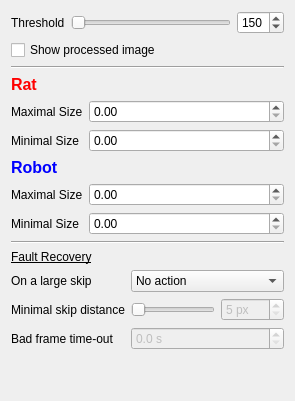
        <widget class="QWidget" name="page">
         <layout class="QVBoxLayout" name="verticalLayout_3">
          <item>
           <layout class="QHBoxLayout" name="horizontalLayout_2">
            <item>
             <widget class="QLabel" name="label_9">
              <property name="text">
               <string>Threshold</string>
              </property>
             </widget>
            </item>
            <item>
             <layout class="QHBoxLayout" name="horizontalLayout_11">
              <item>
               <widget class="QSlider" name="thresholdSlider">
                <property name="minimum">
                 <number>0</number>
                </property>
                <property name="maximum">
                 <number>255</number>
                </property>
                <property name="orientation">
                 <enum>Qt::Horizontal</enum>
                </property>
                <property name="invertedAppearance">
                 <bool>false</bool>
                </property>
                <property name="invertedControls">
                 <bool>false</bool>
                </property>
                <property name="tickPosition">
                 <enum>QSlider::NoTicks</enum>
                </property>
               </widget>
              </item>
              <item>
               <widget class="QSpinBox" name="thresholdSpin">
                <property name="suffix">
                 <string/>
                </property>
                <property name="minimum">
                 <number>0</number>
                </property>
                <property name="maximum">
                 <number>255</number>
                </property>
                <property name="value">
                 <number>150</number>
                </property>
               </widget>
              </item>
             </layout>
            </item>
           </layout>
          </item>
          <item>
           <widget class="QCheckBox" name="thresholdEnableBox">
            <property name="text">
             <string>Show processed image</string>
            </property>
           </widget>
          </item>
          <item>
           <widget class="Line" name="line_2">
            <property name="orientation">
             <enum>Qt::Horizontal</enum>
            </property>
           </widget>
          </item>
          <item>
           <layout class="QFormLayout" name="formLayout_3">
            <property name="fieldGrowthPolicy">
             <enum>QFormLayout::AllNonFixedFieldsGrow</enum>
            </property>
            <item row="0" column="0">
             <widget class="QLabel" name="label_2">
              <property name="text">
               <string>&lt;html&gt;&lt;head/&gt;&lt;body&gt;&lt;p&gt;&lt;span style=&quot; font-size:12pt; font-weight:600; color:#ff0000;&quot;&gt;Rat&lt;/span&gt;&lt;/p&gt;&lt;/body&gt;&lt;/html&gt;</string>
              </property>
             </widget>
            </item>
            <item row="1" column="0">
             <widget class="QLabel" name="label_3">
              <property name="text">
               <string>Maximal Size</string>
              </property>
             </widget>
            </item>
            <item row="2" column="0">
             <widget class="QLabel" name="label_4">
              <property name="text">
               <string>Minimal Size</string>
              </property>
             </widget>
            </item>
            <item row="1" column="1">
             <widget class="QDoubleSpinBox" name="ratMaxSize">
              <property name="maximum">
               <double>999.990000000000009</double>
              </property>
              <property name="singleStep">
               <double>0.100000000000000</double>
              </property>
             </widget>
            </item>
            <item row="2" column="1">
             <widget class="QDoubleSpinBox" name="ratMinSize">
              <property name="maximum">
               <double>999.990000000000009</double>
              </property>
              <property name="singleStep">
               <double>0.100000000000000</double>
              </property>
             </widget>
            </item>
           </layout>
          </item>
          <item>
           <layout class="QFormLayout" name="formLayout_4">
            <item row="0" column="0">
             <widget class="QLabel" name="label_5">
              <property name="text">
               <string>&lt;html&gt;&lt;head/&gt;&lt;body&gt;&lt;p&gt;&lt;span style=&quot; font-size:12pt; font-weight:600; color:#0000ff;&quot;&gt;Robot&lt;/span&gt;&lt;/p&gt;&lt;/body&gt;&lt;/html&gt;</string>
              </property>
             </widget>
            </item>
            <item row="1" column="0">
             <widget class="QLabel" name="label_6">
              <property name="text">
               <string>Maximal Size</string>
              </property>
             </widget>
            </item>
            <item row="2" column="0">
             <widget class="QLabel" name="label_7">
              <property name="text">
               <string>Minimal Size</string>
              </property>
             </widget>
            </item>
            <item row="1" column="1">
             <widget class="QDoubleSpinBox" name="robotMaxSize">
              <property name="maximum">
               <double>999.990000000000009</double>
              </property>
              <property name="singleStep">
               <double>0.100000000000000</double>
              </property>
             </widget>
            </item>
            <item row="2" column="1">
             <widget class="QDoubleSpinBox" name="robotMinSize">
              <property name="maximum">
               <double>999.990000000000009</double>
              </property>
              <property name="singleStep">
               <double>0.100000000000000</double>
              </property>
             </widget>
            </item>
           </layout>
          </item>
          <item>
           <widget class="Line" name="line_10">
            <property name="orientation">
             <enum>Qt::Horizontal</enum>
            </property>
           </widget>
          </item>
          <item>
           <layout class="QFormLayout" name="formLayout_8">
            <item row="0" column="0">
             <widget class="QLabel" name="label_29">
              <property name="sizePolicy">
               <sizepolicy hsizetype="Preferred" vsizetype="Preferred">
                <horstretch>0</horstretch>
                <verstretch>0</verstretch>
               </sizepolicy>
              </property>
              <property name="text">
               <string>&lt;html&gt;&lt;head/&gt;&lt;body&gt;&lt;p&gt;&lt;span style=&quot; text-decoration: underline;&quot;&gt;Fault Recovery&lt;/span&gt;&lt;/p&gt;&lt;/body&gt;&lt;/html&gt;</string>
              </property>
             </widget>
            </item>
            <item row="1" column="0">
             <widget class="QLabel" name="label_31">
              <property name="text">
               <string>On a large skip</string>
              </property>
             </widget>
            </item>
            <item row="1" column="1">
             <widget class="QComboBox" name="skipCombo">
              <item>
               <property name="text">
                <string>No action</string>
               </property>
              </item>
              <item>
               <property name="text">
                <string>Ignore point</string>
               </property>
              </item>
             </widget>
            </item>
            <item row="2" column="0">
             <widget class="QLabel" name="label_34">
              <property name="text">
               <string>Minimal skip distance</string>
              </property>
             </widget>
            </item>
            <item row="2" column="1">
             <layout class="QHBoxLayout" name="horizontalLayout_9">
              <item>
               <widget class="QSlider" name="skipSlider">
                <property name="enabled">
                 <bool>false</bool>
                </property>
                <property name="minimum">
                 <number>5</number>
                </property>
                <property name="maximum">
                 <number>200</number>
                </property>
                <property name="orientation">
                 <enum>Qt::Horizontal</enum>
                </property>
                <property name="invertedAppearance">
                 <bool>false</bool>
                </property>
                <property name="invertedControls">
                 <bool>false</bool>
                </property>
                <property name="tickPosition">
                 <enum>QSlider::NoTicks</enum>
                </property>
               </widget>
              </item>
              <item>
               <widget class="QSpinBox" name="skipSpin">
                <property name="enabled">
                 <bool>false</bool>
                </property>
                <property name="suffix">
                 <string> px</string>
                </property>
                <property name="minimum">
                 <number>5</number>
                </property>
                <property name="maximum">
                 <number>999</number>
                </property>
               </widget>
              </item>
             </layout>
            </item>
            <item row="3" column="0">
             <widget class="QLabel" name="label_35">
              <property name="text">
               <string>Bad frame time-out</string>
              </property>
             </widget>
            </item>
            <item row="3" column="1">
             <widget class="QDoubleSpinBox" name="skipTimeoutBox">
              <property name="enabled">
               <bool>false</bool>
              </property>
              <property name="readOnly">
               <bool>false</bool>
              </property>
              <property name="suffix">
               <string> s</string>
              </property>
              <property name="decimals">
               <number>1</number>
              </property>
              <property name="singleStep">
               <double>0.500000000000000</double>
              </property>
             </widget>
            </item>
           </layout>
          </item>
          <item>
           <spacer name="verticalSpacer_2">
            <property name="orientation">
             <enum>Qt::Vertical</enum>
            </property>
            <property name="sizeHint" stdset="0">
             <size>
              <width>20</width>
              <height>40</height>
             </size>
            </property>
           </spacer>
          </item>
         </layout>
        </widget>
